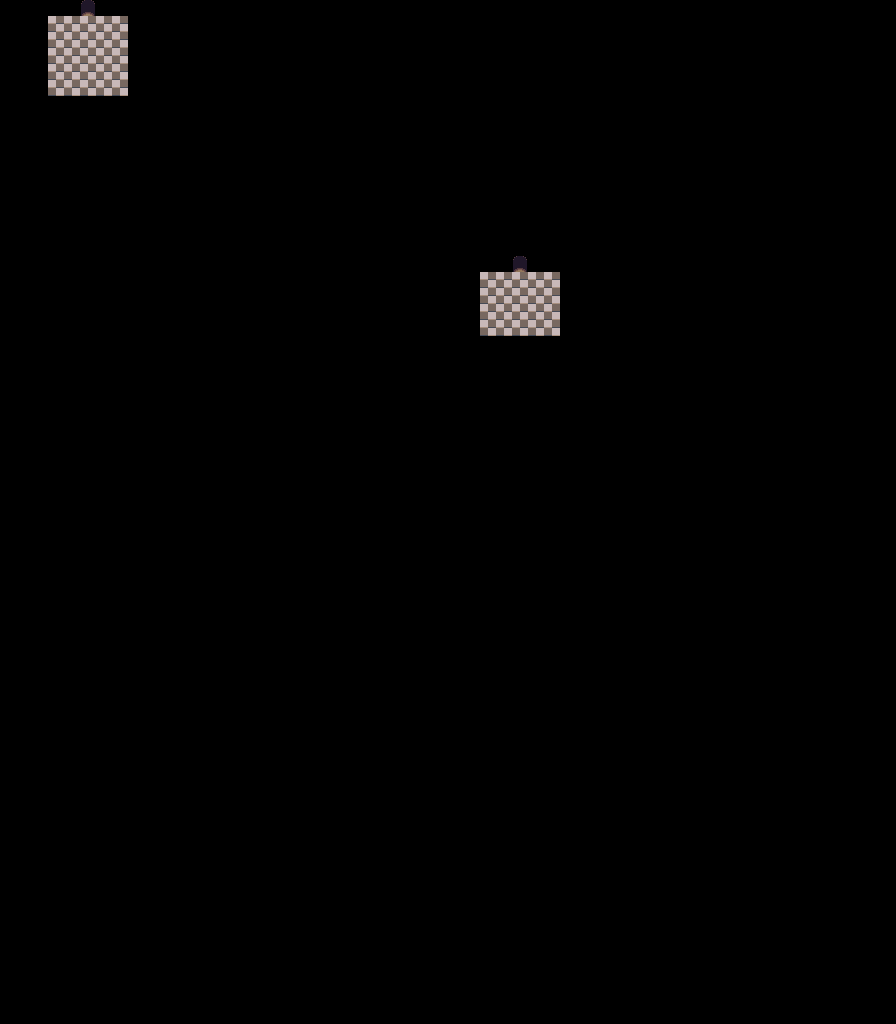

The image is a tile-based game level rendered from a .tmx file. Its description and source (layers, tilesets, objects; grid data summarised) follow:
An orthogonal 56x64 tile map with 16x16 px tiles, 2 tile layers (Tile Layer 1, Tile Layer 2), 2 tilesets and 1 object.

<map version="1.5" tiledversion="1.7.2" orientation="orthogonal" renderorder="right-down" width="56" height="64" tilewidth="16" tileheight="16" infinite="0" nextlayerid="4" nextobjectid="2">
 <tileset firstgid="1" name="Inner" tilewidth="16" tileheight="16" tilecount="1000" columns="40">
  <image source="../tilesheets/Inner.png" trans="ff00ff" width="640" height="400" />
 </tileset>
 <tileset firstgid="1001" name="objects" tilewidth="16" tileheight="16" tilecount="660" columns="33">
  <image source="../tilesheets/objects.png" trans="ff00ff" width="528" height="320" />
 </tileset>
 <layer id="1" name="Tile Layer 1" width="56" height="64">
  <data>[3584 cells, 45 non-empty, 1 distinct tile ids]</data>
 </layer>
 <layer id="2" name="Tile Layer 2" width="56" height="64">
  <data>[3584 cells, 2 non-empty, 1 distinct tile ids]</data>
 </layer>
 <objectgroup id="3" name="Object Layer 1" locked="1">
  <object id="1" gid="737" x="128" y="16" width="16" height="16" />
 </objectgroup>
</map>
